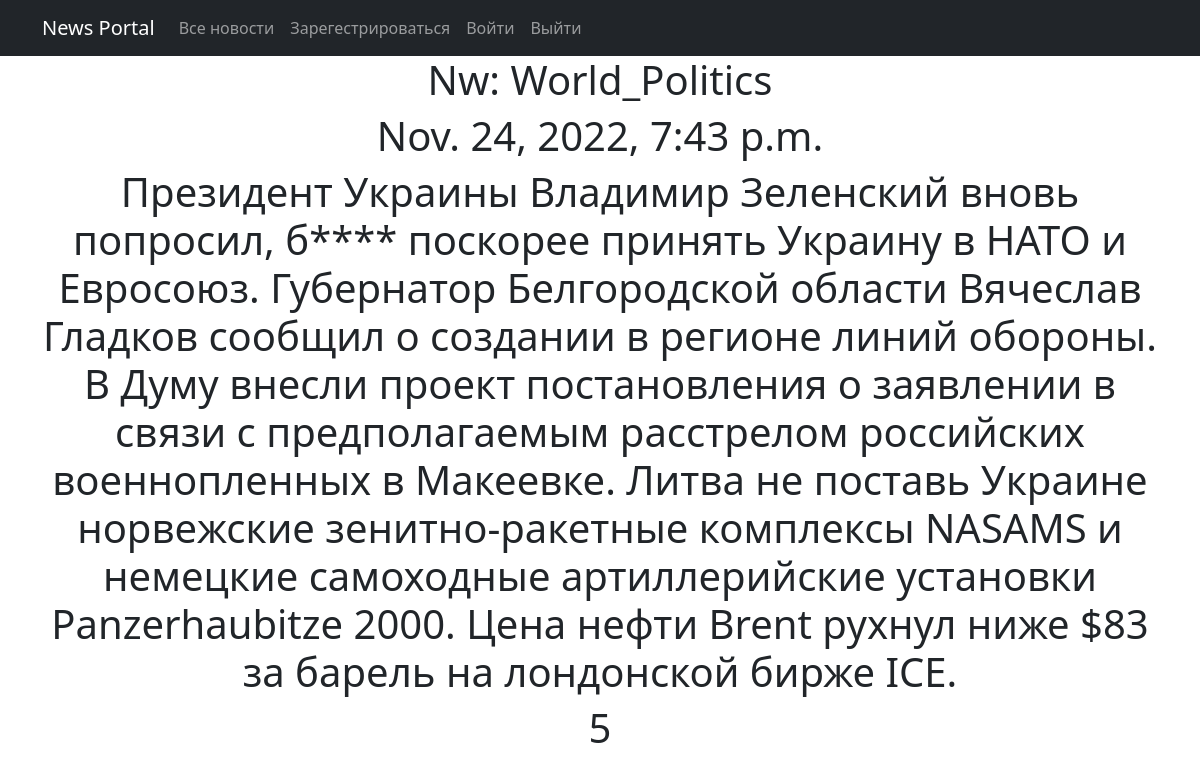
Screenshot of /news/3 with the database file from the repository.
### news/models.py (models this page shows, shortened)
class Post(models.Model):
    author = models.ForeignKey(Author, on_delete=models.CASCADE)
    ARTICLE = "AR"
    NEWS = "NW"
    CATEGORY_CHOICES = (
        (ARTICLE, "Статья"),
        (NEWS, "Новость")
    )
    categoryTypes = models.CharField(max_length=2, choices=CATEGORY_CHOICES, default=ARTICLE)
    dateCreation = models.DateTimeField(auto_now_add=True)
    postCategory = models.ManyToManyField(Category, through="PostCategory")
    title = models.CharField(max_length=256)
    text = models.TextField()
    rating = models.IntegerField(default=0)
    def __str__(self):
        return f'{self.categoryTypes.title()}: {self.title[:20]}'

### news/views.py (the view)
# urls.py: path('<int:pk>', PostDetail.as_view(), name='post_detail'),
class PostDetail(DetailView):
    model = Post
    ordering = 'name'
    template_name = 'news_id.html'
    context_object_name = 'post'

### news/templatetags/custom_filters.py (called while the page is built)
@register.filter()
def censor(value):
    if not isinstance(value, str):
        raise TypeError(f"unresolved type '{type(value)}' expected type 'str'")
    for word in value.split():
        if word.lower() in censor_list:
            value = value.replace(word, f"{word[0]}{'*' * (len(word) - 1)}")
    return value

### news/templates/news_id.html (shortened to what this page needs)
{% extends 'flatpages/default.html' %}
{% load custom_filters %}
{% load custom_tags %}
{% block content %}
<h1>{{ post }}</h1>
<h1>{{post.dateCreation}}</h1>
<h1>{{post.text|censor}}</h1>
<h1>{{post.rating}}</h1>
{% endblock content %}

### rows the page displays
Post: categoryTypes+title "Nw: World_Politics", dateCreation "Nov. 24, 2022, 7:43 p.m.", text|censor "Президент Украины Владимир Зеленский вновь попросил, б**** поскорее принять Украину в НАТО и Евросоюз. Губернатор Белгородской области Вячеслав Гладков сообщил о создании в регионе линий обороны. В Думу внесли проект постановления о заявлении в связи с предполагаемым расстрелом российских военнопленных в Макеевке. Литва не поставь Украине норвежские зенитно-ракетные комплексы NASAMS и немецкие самоходные артиллерийские установки Panzerhaubitze 2000. Цена нефти Brent рухнул ниже $83 за барель на лондонской бирже ICE.", rating "5"
